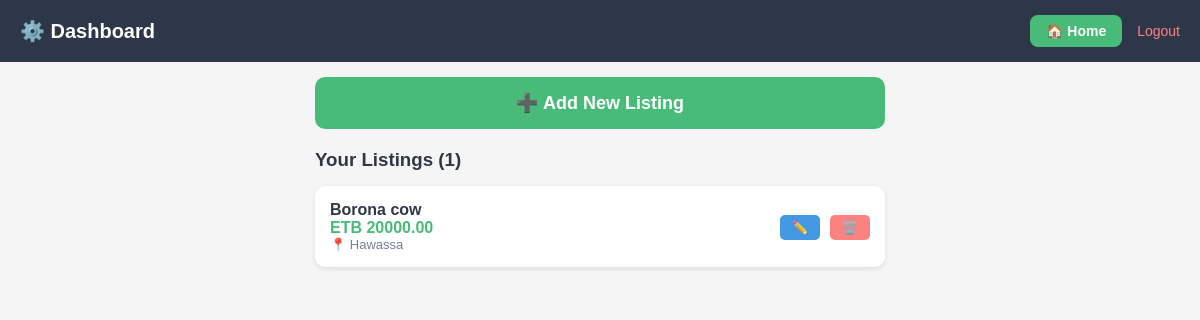
The app's page /admin/dashboard (signed in) with its own data.
### app.py (models this page shows)
class Listing(db.Model):
    id = db.Column(db.Integer, primary_key=True)
    title = db.Column(db.String(200), nullable=False)
    category = db.Column(db.String(50), nullable=False)  # cow, ox, goat, sheep, dairy
    breed = db.Column(db.String(100))
    gender = db.Column(db.String(20))
    age = db.Column(db.Integer)  # in years
    weight = db.Column(db.Float)  # in kg
    height = db.Column(db.Float)  # in cm (optional)
    price = db.Column(db.Float, nullable=False)  # in ETB
    description = db.Column(db.Text)
    location = db.Column(db.String(100), nullable=False)
    health_status = db.Column(db.String(20), default='Healthy')
    vaccinated = db.Column(db.String(10), default='No')
    photo = db.Column(db.String(200))          # Main photo
    photo_side = db.Column(db.String(200))     # Side view
    photo_front = db.Column(db.String(200))    # Front view
    photo_top = db.Column(db.String(200))      # Top view
    milk_production = db.Column(db.Float)      # L/day (dairy cows)
    feed_type = db.Column(db.String(100))
    feed_amount = db.Column(db.Float)          # kg/day
    lactating = db.Column(db.String(10))
    pregnant = db.Column(db.String(10))
    phone_number = db.Column(db.String(20), default='0940293477')
    created_at = db.Column(db.DateTime, default=datetime.utcnow)

### app.py (the view)
@app.route('/admin/dashboard')
@login_required
def admin_dashboard():
    listings = Listing.query.order_by(Listing.created_at.desc()).all()
    return render_template('admin_dashboard.html', listings=listings)

### app.py (called while the page is built)
@login_manager.user_loader
def load_user(user_id):
    return User.query.get(int(user_id))

### templates/admin_dashboard.html (shortened to what this page needs)
<!DOCTYPE html>
<html lang="en">
<head>
</head>
<body>
    <div class="header">
        <h1>⚙️ Dashboard</h1>
        <div class="header-links">
            <a href="/" class="home-btn">🏠 Home</a>
            <a href="/admin/logout" class="logout">Logout</a>
        </div>
    </div>
    <div class="container">
        <a href="/admin/add" class="add-btn">➕ Add New Listing</a>
        <h3 style="margin-bottom:15px;color:#2d3748;">Your Listings ({{ listings|length }})</h3>
        {% if listings %}
            {% for listing in listings %}
            <div class="listing-item">
                <div class="info">
                    <h4>{{ listing.title }}</h4>
                    <div class="price">ETB {{ "%.2f"|format(listing.price) }}</div>
                    <div class="location">📍 {{ listing.location }}</div>
                </div>
                <div class="actions">
                    <a href="/admin/edit/{{ listing.id }}" class="edit">✏️</a>
                    <a href="/admin/delete/{{ listing.id }}" class="delete" onclick="return confirm('Are you sure?')">🗑️</a>
                </div>
            </div>
            {% endfor %}
        {% else %}
            <div class="no-listings"><h3>No listings yet</h3><p>Click "Add New Listing" to get started!</p></div>
        {% endif %}
    </div>
</body>
</html>

### templates/admin_dashboard.html (style rules this page uses)
* { margin:0; padding:0; box-sizing:border-box; }
body { font-family:Arial,sans-serif; background:#f5f5f5; padding-bottom:60px; }
.header { background:#2d3748; color:white; padding:15px 20px; display:flex; justify-content:space-between; align-items:center; position:sticky; top:0; z-index:100; }
.header h1 { font-size:20px; }
.header .logout { color:#fc8181; text-decoration:none; font-size:14px; }
.container { max-width:600px; margin:0 auto; padding:15px; }
.add-btn { display:block; width:100%; padding:15px; background:#48bb78; color:white; text-align:center; text-decoration:none; border-radius:10px; font-size:18px; font-weight:bold; margin-bottom:20px; }
.listing-item { background:white; border-radius:10px; padding:15px; margin-bottom:12px; box-shadow:0 2px 5px rgba(0,0,0,0.1); display:flex; justify-content:space-between; align-items:center; }
.listing-item .info h4 { color:#2d3748; font-size:16px; }
.listing-item .info .price { color:#48bb78; font-weight:bold; }
.listing-item .info .location { color:#718096; font-size:13px; }
.listing-item .actions a { text-decoration:none; padding:5px 12px; border-radius:5px; font-size:13px; margin-left:5px; }
.listing-item .actions .edit { background:#4299e1; color:white; }
.listing-item .actions .delete { background:#fc8181; color:white; }
.header-links { display:flex; gap:15px; align-items:center; }
.home-btn { background:#48bb78; color:white; padding:8px 16px; border-radius:8px; text-decoration:none; font-weight:bold; font-size:14px; }

### records on screen
Listing: title "Borona cow", price "20000.00", location "Hawassa"

### other values on screen
{{ listings|length }} "1"
